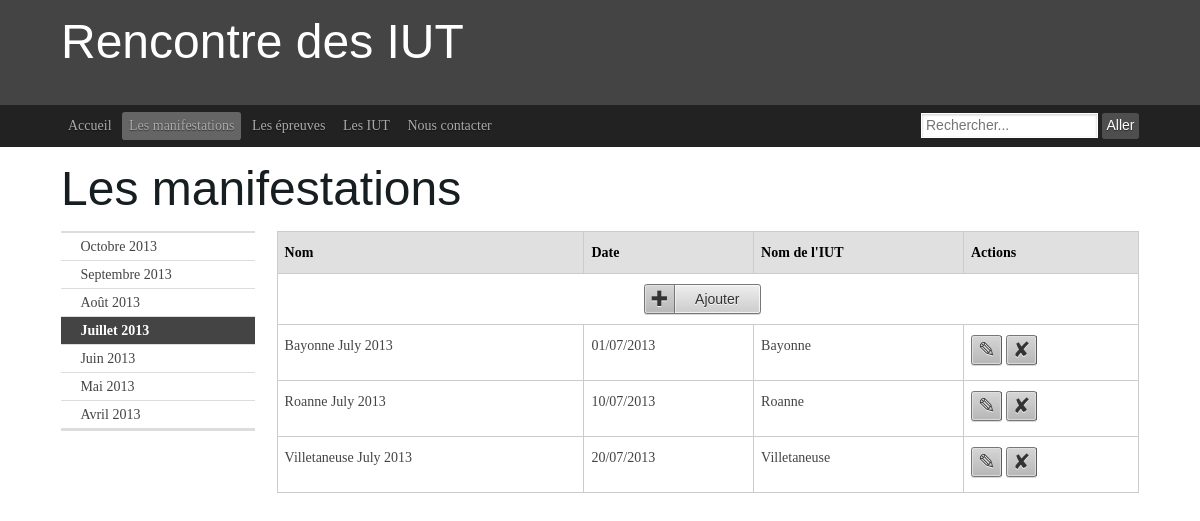
The app's page /manifs.php?date=01/7/2013, older data.
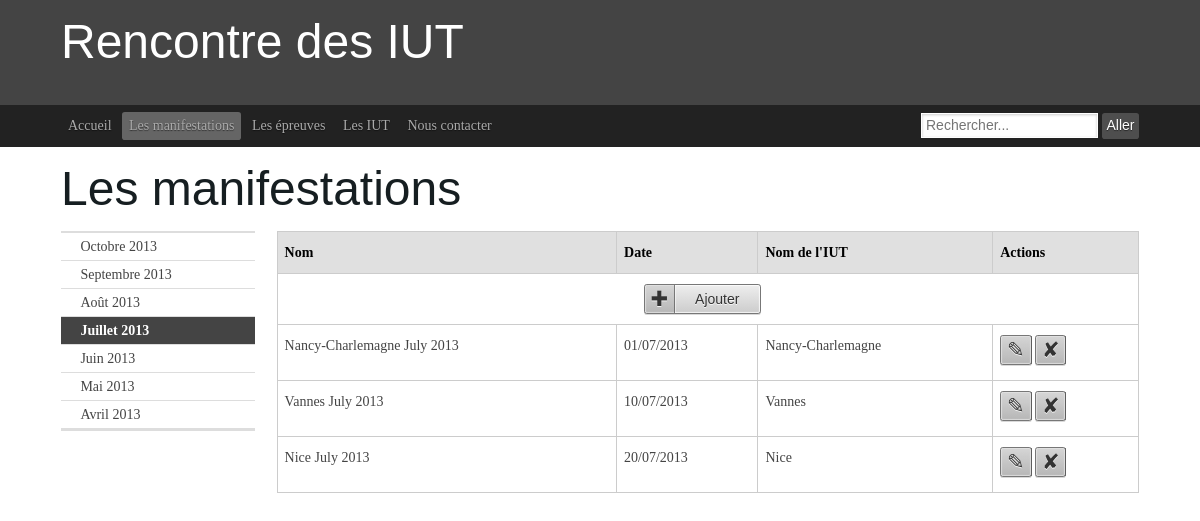
The same page, newer data.
### tables this page shows
create table manifestation (
numMan int(5) not null auto_increment,
nomMan varchar(80),
dateMan date,
noIut int(5) not null,
primary key (numMan),
foreign key (noIut) references iut(noIut) on update cascade on delete cascade
);

create table iut (
noIut int(5) not null auto_increment,
nomIut varchar(80),
adresse varchar(80),
nbEtudiants int(5),
primary key (noIut)
);

### queryUtil.php (called while the page is built, shortened)
<?php
function query($query) {
    $bdd = mysqli_connect('aquassaut.pwnz.org','proje','tbdd','projet');
    $result = mysqli_query($bdd, $query);
    return mysqli_fetch_all($result);
}
?>

### manifs.php (the view, shortened to what this page needs)
<?php
require_once "queryUtil.php";
require_once "pageTemplate.php";
function surroundingMonths($date) {
    echo('
                    <aside class="ym-g18 ym-gl ym-vlist">
                        <ul>
    ');
    $monthToString = [
        "Janvier",
        "Février",
        "Mars",
        "Avril",
        "Mai",
        "Juin",
        "Juillet",
        "Août",
        "Septembre",
        "Octobre",
        "Novembre",
        "Décembre"
    ];
    $arrayDate = explode("/", $date);
    $month = $arrayDate[1] - 1;
    for ($i = 3; $i >= -3; $i -= 1) {
        $m = $month + $i;
        $y = $arrayDate[2];
        if ($m < 0) {
            $y -= 1;
            $m += 12;
        } elseif ($m > 11) {
            $y += 1;
            $m -= 12;
        } elseif($i === 0) {
            echo ('
                            <li class="active"><strong>'.$monthToString[$m].' '.$y.'</strong></li>
            ');
            continue;
        }
        echo ('
                            <li><a href="?date=01/'.($m + 1).'/'.$y.'">'.$monthToString[$m].' '.$y.'</a></li>
        ');
    }
    echo('
                        </ul>
                    </aside>
    ');
}
function selectAllManifestationsInMonth($date) {
    $arrayDate = explode("/", $date);
    $m = $arrayDate[1];
    $y = $arrayDate[2];
    $q = 'select numMan, nomMan, date_format(dateMan, "%d/%m/%Y"), nomIut from manifestation as m
          inner join iut as i on m.noIut = i.noIut
          where month(dateMan) = '.$m.' and year(dateMan) = '.$y.' order by dateMan;';
    return query($q);
}
function printManifestations($date) {
    $manifs = selectAllManifestationsInMonth($date);
    echo('
                    <article class="ym-g80 ym-gr ym-content">
                        <table class="bordertable">
                            <thead>
                                <tr>
                                    <th>Nom</th>
                                    <th>Date</th>
                                    <th>Nom de l\'IUT</th>
                                    <th>Actions</th>
                                </tr>
                            </thead>
                            <tbody>
                                <tr id="0">
                                    <td colspan="4">
                                        <center>
                                            <button class="ym-button ym-add" onclick="popForm(0);">Ajouter</button>
                                        </center>
                                    </td>
                                </tr>
    ');
    foreach($manifs as $manif) {
        echo('
                                <tr>
                                    <td>'.$manif[1].'</td>
                                    <td>'.$manif[2].'</td>
                                    <td>'.$manif[3].'</td>
                                    <td><button class="ym-button ym-edit ym-ico-btn" onclick="popForm('.$manif[0].');"></button> <button class="ym-button ym-delete ym-ico-btn"> </button></td>
                                </tr>
        ');
    }
    echo('
                            </tbody>
                        </table>
                    </article>
    ');
}
$date = date("d/m/Y");
if (isset($_GET['date'])) {
    $date = $_GET['date'];
}
surroundingMonths($date);
printManifestations($date);
?>

Row changes from the older to the newer data that the page shows:
changed manifestation: nomMan "Bayonne July 2013" → "Nancy-Charlemagne July 2013"; noIut.nomIut "Bayonne" → "Nancy-Charlemagne"
changed manifestation: nomMan "Roanne July 2013" → "Vannes July 2013"; noIut.nomIut "Roanne" → "Vannes"
changed manifestation: nomMan "Villetaneuse July 2013" → "Nice July 2013"; noIut.nomIut "Villetaneuse" → "Nice"
